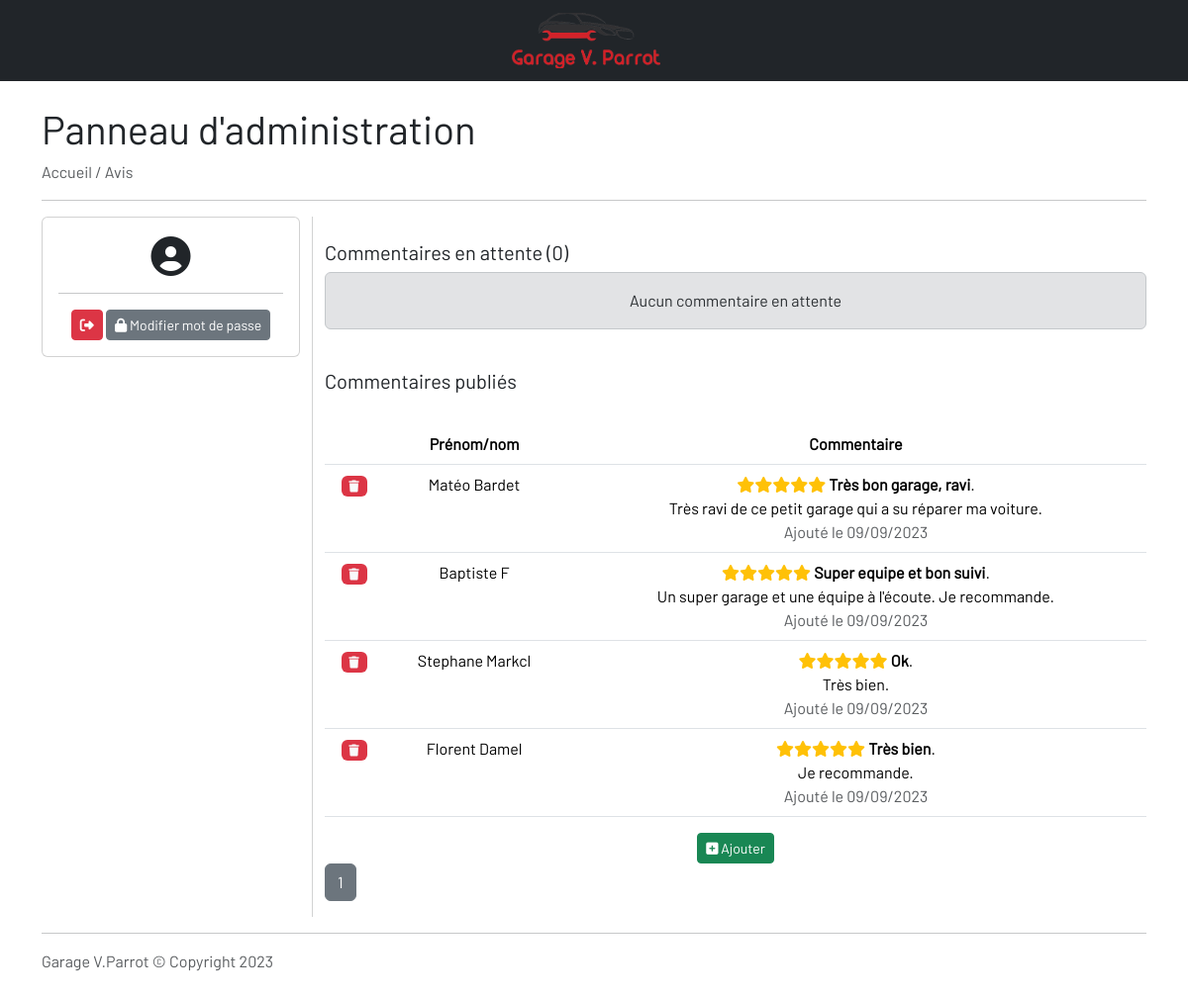
The page /comments.php on the database its author committed.
### tables this page shows
CREATE TABLE IF NOT EXISTS `reviews` (
  `id` int(11) NOT NULL AUTO_INCREMENT,
  `author` varchar(64) NOT NULL,
  `rate` int(11) NOT NULL,
  `subject` varchar(64) NOT NULL,
  `comment` text NOT NULL,
  `status` int(11) NOT NULL,
  `creation_date` varchar(64) NOT NULL,
PRIMARY KEY (`id`)
);

### comments.php (the view, shortened to what this page needs)
<?php
require('functions/comments.function.php');
?>
<!doctype html>
<html lang="fr">
    <head>
        <link href="https://cdn.jsdelivr.net/npm/bootstrap@5.3.1/dist/css/bootstrap.min.css" rel="stylesheet">
        <link rel="stylesheet" href="css/index.css">
        <link rel="stylesheet" href="css/gestion.css">
        <link href="assets/fontawesome/css/fontawesome.css" rel="stylesheet">
        <link href="assets/fontawesome/css/solid.css" rel="stylesheet">
    </head>
    <body>
        <?php include('includes/adminNavBar.php');?>
        <br>
        <div class="container ">
            <h5 class="display-6 d-flex">Panneau d'administration</h5>
            <p class="text-muted text-left"><a href="gestion">Accueil</a> / Avis</p>
            <hr>
            <div class="row text-center">
                <div class="col-md-3 custom-spacing">
                    <?php include('includes/userInfosCard.php');?>
                </div>
                <div class="col-md verticalSeperatorLeft">
                    <br>
                    <?php
                    $getAwaitingReviews = $bdd->query('SELECT id, author, rate, subject, comment, status, DATE_FORMAT(creation_date, \'%d/%m/%Y\') AS creation_date FROM reviews WHERE status=0 ORDER BY id ASC');
                    $awaitingReviewsCount = $getAwaitingReviews->rowCount();
                    ?>
                    <h5 class="d-flex">Commentaires en attente (<?=$awaitingReviewsCount;?>)</h5>
                    <?php if($awaitingReviewsCount > 0){?>
                    <table class="table">
                        <thead>
                            <tr>
                                <th scope="col"></th>
                                <th scope="col">Prénom/nom</th>
                                <th scope="col">Commentaire</th>
                            </tr>
                        </thead>
                        <tbody>
                            <?php while($awaitingReview = $getAwaitingReviews->fetch()){?>
                            <tr>
                                <td><a href="#"><span data-bs-toggle="modal" data-bs-target="#confDel<?=$awaitingReview['id'];?>" class="badge text-bg-danger"><i class="fa-solid fa-trash text-light"></i> Supprimer</span></a> <a href="actions/reviews.php?do=acceptReview&id=<?=$awaitingReview['id'];?>"><span class="badge text-bg-success"><i class="fa-solid fa-circle-check"></i> Approuver</span></a></td>
                                <td><?=$awaitingReview['author'];?></td>
                                <td><?=getStars($awaitingReview['rate'])?> <b><?=$awaitingReview['subject'];?></b>.<br><?=$awaitingReview['comment'];?>.<br><span class="text-muted">Ajouté le <?=$awaitingReview['creation_date'];?></span></td>
                            </tr>
                            <div class="modal fade" id="confDel<?=$awaitingReview['id'];?>" tabindex="-1" aria-labelledby="exampleModalLabel" aria-hidden="true">
                                <div class="modal-dialog">
                                    <div class="modal-content">
                                        <div class="modal-header">
                                            <h5 class="modal-title" id="exampleModalLabel">Supprimer le commentaire de <?=$awaitingReview['author'];?></h5>
                                            <button type="button" class="btn-close" data-bs-dismiss="modal" aria-label="Close"></button>
                                        </div>
                                        <div class="modal-body">
                                            <h5 class="text-danger">Cette action est <b>irréversible</b></h5>
                                            <span>Voulez vous vraiment supprimer le commentaire de <b><?=$awaitingReview['author'];?></b> envoyé le <b><?=$awaitingReview['creation_date'];?></b></span><br>
                                        </div>
                                        <div class="modal-footer">
                                            <button type="button" class="btn btn-sm btn-secondary" data-bs-dismiss="modal">Annuler</button>
                                            <a href="actions/reviews.php?do=delReview&id=<?=$awaitingReview['id'];?>" class="btn btn-sm btn-outline-danger">Supprimer définitivement</a>
                                        </div>
                                    </div>
                                </div>
                            </div>
                            <?php } ?>
                        </tbody>
                    </table>
                    <?php }else{?>
                        <div class="alert alert-secondary" role="alert">Aucun commentaire en attente</div>
                    <?php } ?>
                    <br>
                    <?php
                    $perPage = 10;
                    $currentPage = isset($_GET['page']) ? $_GET['page'] : 1;
                    $offset = ($currentPage - 1) * $perPage;
                    $getReviews = $bdd->prepare('SELECT id, author, rate, subject, comment, status, DATE_FORMAT(creation_date, \'%d/%m/%Y\') AS creation_date FROM reviews WHERE status=1 ORDER BY id DESC LIMIT :l OFFSET :o');
                    $getReviews->bindParam(':l', $perPage, PDO::PARAM_INT);
                    $getReviews->bindParam(':o', $offset, PDO::PARAM_INT);
                    $getReviews->execute();
                    $getTotal = $bdd->query('SELECT COUNT(*) as total FROM reviews WHERE status=1');
                    $totalCount = $getTotal->fetch()['total'];
                    $totalPages = ceil($totalCount / $perPage);
                    ?>
                    <h5 class="d-flex">Commentaires publiés</h5>
                    <br>
                    <table class="table">
                        <thead>
                            <tr>
                                <th scope="col"></th>
                                <th scope="col">Prénom/nom</th>
                                <th scope="col">Commentaire</th>
                            </tr>
                        </thead>
                        <tbody>
                            <?php while($review = $getReviews->fetch()){?>
                            <tr>
                                <td><a href="#"><span class="badge text-bg-danger" data-bs-toggle="modal" data-bs-target="#deleteConfirmation<?=$review['id'];?>"><i class="fa-solid fa-trash text-light"></i></span></a></td>
                                <td><?=$review['author'];?></td>
                                <td><?=getStars($review['rate'])?> <b><?=$review['subject'];?></b>.<br><?=$review['comment'];?>.<br><span class="text-muted">Ajouté le <?=$review['creation_date'];?></span></td>
                            </tr>
                            <?php } ?>
                        </tbody>
                    </table>
                    <button type="button" class="btn btn-sm btn-success" data-bs-toggle="modal" data-bs-target="#addReview"><i class="fa-solid fa-square-plus"></i> Ajouter</button>
                    <nav aria-label="Page navigation">
                        <ul class="pagination pagination-danger">
                            <?php for ($page = 1; $page <= $totalPages; $page++) : ?>
                                <li class="page-item <?php echo ($page == $currentPage) ? 'active' : ''; ?>">
                                    <a class="page-link" href="?page=<?php echo $page; ?>"><?php echo $page; ?></a>
                                </li>
                            <?php endfor; ?>
                        </ul>
                    </nav>
                </div>
            </div>
            <hr>
            <p class="text-muted d-flex">Garage V.Parrot &copy; Copyright 2023</p>
        </div>
        <br>
    </body>
</html>

### functions/comments.function.php (shortened to what this page needs)
<?php
function getStars($count) {
    $r = '';
    foreach (range(1, $count) as $star) {
        $r .= '<i class="fa-solid fa-star text-warning"></i>';
    }
    return $r;
}
?>

### css/index.css (style rules this page uses)
body { -ms-overflow-style: none; scrollbar-width: none; font-family: "Barlow", sans-serif; }
.verticalSeperatorLeft { border-left: var(--bs-border-width) solid rgba(199, 200, 201, .8); }
.pagination .page-item.active .page-link, .pagination .page-link:hover { background-color: #6C757D; border-color: #6C757D; color: #fff; }
.pagination a { color: #6C757D; }

### css/gestion.css (style rules this page uses)
.custom-spacing { margin-bottom: 20px; }
a { text-decoration: none; color:inherit; }

### rows shown on the page
reviews: author "Matéo Bardet", subject "Très bon garage, ravi", comment "Très ravi de ce petit garage qui a su réparer ma voiture", creation_date "09/09/2023"
reviews: author "Baptiste F", rate 5 (drawn), subject "Super equipe et bon suivi", comment "Un super garage et une équipe à l'écoute. Je recommande", creation_date "09/09/2023"
reviews: author "Stephane Markcl", rate 5 (drawn), subject "Ok", comment "Très bien", creation_date "09/09/2023"
reviews: author "Florent Damel", rate 5 (drawn), subject "Très bien", comment "Je recommande", creation_date "09/09/2023"

### other values the page prints
$awaitingReviewsCount "0"
